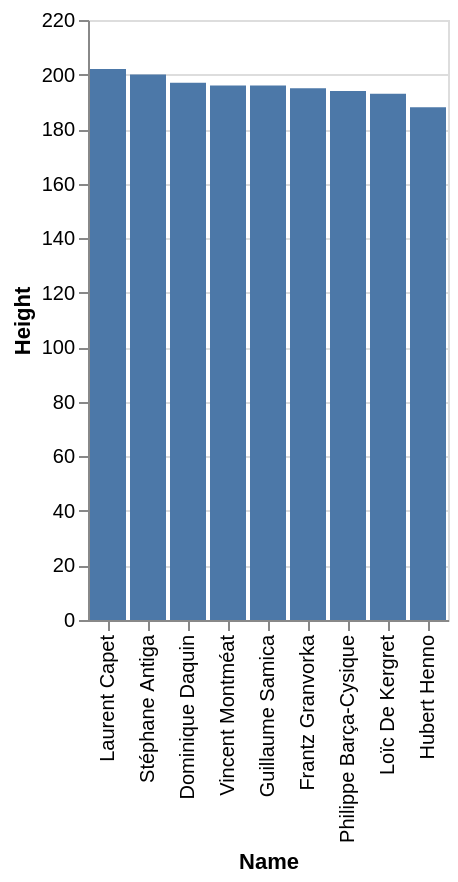

Here is the Vega-Lite specification saved for this chart:
### Vega-Lite specification from a JSON file in a GitHub repository (floating-point values rounded to 4 significant figures)
{"data": {"values": [{"x_data": "Laurent Capet", "y_data": 202}, {"x_data": "Stéphane Antiga", "y_data": 200}, {"x_data": "Dominique Daquin", "y_data": 197}, {"x_data": "Vincent Montméat", "y_data": 196}, {"x_data": "Guillaume Samica", "y_data": 196}, {"x_data": "Frantz Granvorka", "y_data": 195}, {"x_data": "Philippe Barça-Cysique", "y_data": 194}, {"x_data": "Loïc De Kergret", "y_data": 193}, {"x_data": "Hubert Henno", "y_data": 188}]}, "mark": "bar", "encoding": {"x": {"field": "x_data", "type": "nominal", "title": "Name", "sort": {"op": "sum", "field": "y_data", "order": "descending"}}, "y": {"field": "y_data", "type": "quantitative", "title": "Height"}}}
